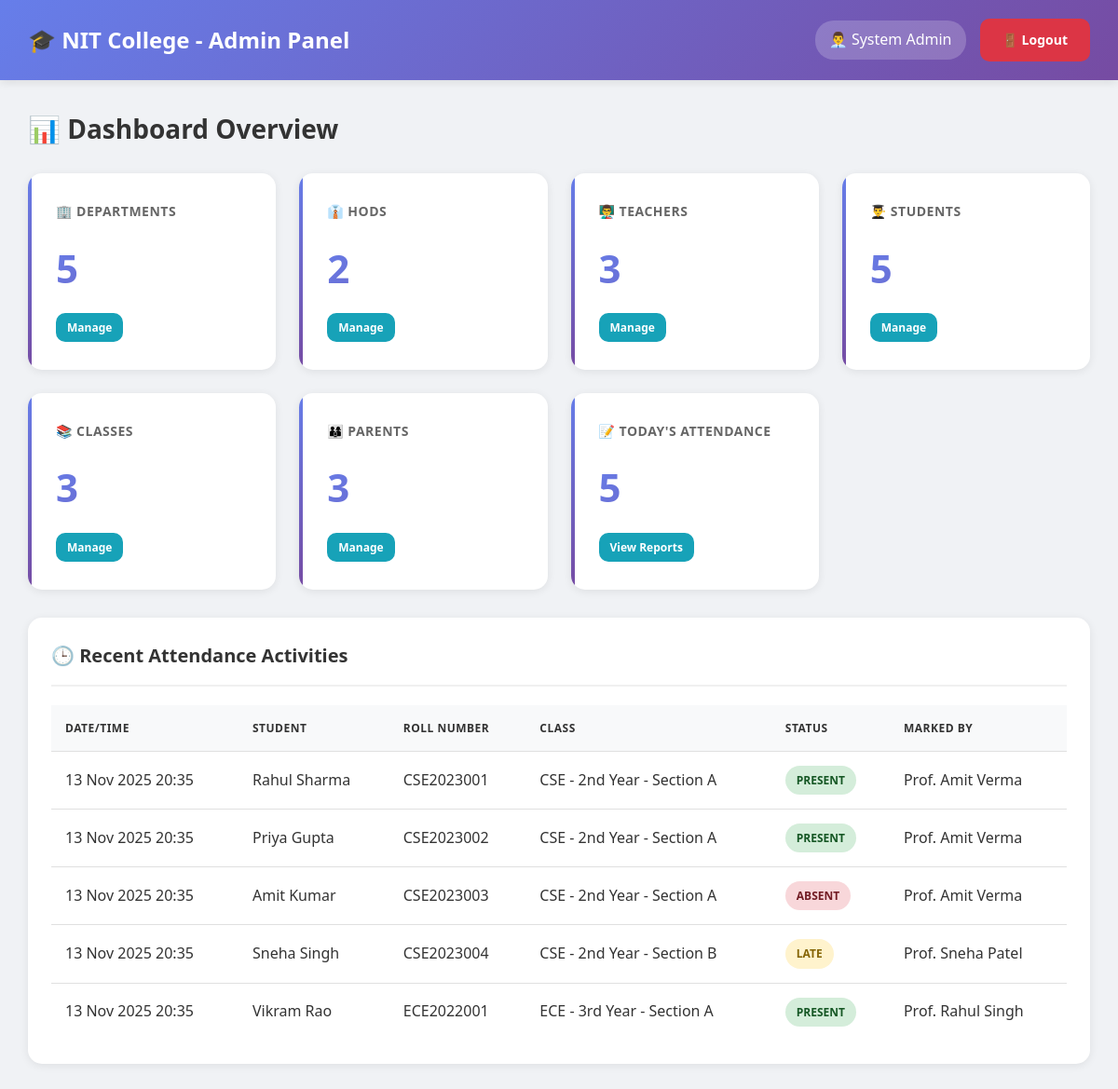
Page /nit_atttendance_system/admin/index.php (signed in) on the committed database.
### tables this page shows
CREATE TABLE users (
    id INT AUTO_INCREMENT PRIMARY KEY,
    username VARCHAR(50) UNIQUE NOT NULL,
    password VARCHAR(255) NOT NULL,
    full_name VARCHAR(100) NOT NULL,
    email VARCHAR(100) UNIQUE NOT NULL,
    phone VARCHAR(15),
    role ENUM('admin', 'hod', 'teacher') NOT NULL,
    department_id INT DEFAULT NULL,
    is_active TINYINT(1) DEFAULT 1,
    created_at TIMESTAMP DEFAULT CURRENT_TIMESTAMP,
    FOREIGN KEY (department_id) REFERENCES departments(id) ON DELETE SET NULL
);

CREATE TABLE student_attendance (
    id INT AUTO_INCREMENT PRIMARY KEY,
    student_id INT NOT NULL,
    class_id INT NOT NULL,
    attendance_date DATE NOT NULL,
    status ENUM('present', 'absent', 'late') NOT NULL,
    marked_by INT NOT NULL,
    remarks TEXT,
    marked_at TIMESTAMP DEFAULT CURRENT_TIMESTAMP,
    FOREIGN KEY (student_id) REFERENCES students(id) ON DELETE CASCADE,
    FOREIGN KEY (class_id) REFERENCES classes(id) ON DELETE CASCADE,
    FOREIGN KEY (marked_by) REFERENCES users(id) ON DELETE CASCADE,
    UNIQUE KEY unique_attendance (student_id, class_id, attendance_date)
);

CREATE TABLE students (
    id INT AUTO_INCREMENT PRIMARY KEY,
    roll_number VARCHAR(50) UNIQUE NOT NULL,
    full_name VARCHAR(100) NOT NULL,
    email VARCHAR(100) UNIQUE NOT NULL,
    phone VARCHAR(15),
    password VARCHAR(255) NOT NULL,
    department_id INT NOT NULL,
    class_id INT NOT NULL,
    year INT NOT NULL,
    semester INT NOT NULL,
    admission_year VARCHAR(10),
    is_active TINYINT(1) DEFAULT 1,
    created_at TIMESTAMP DEFAULT CURRENT_TIMESTAMP,
    FOREIGN KEY (department_id) REFERENCES departments(id) ON DELETE CASCADE,
    FOREIGN KEY (class_id) REFERENCES classes(id) ON DELETE CASCADE
);

CREATE TABLE classes (
    id INT AUTO_INCREMENT PRIMARY KEY,
    class_name VARCHAR(100) NOT NULL,
    department_id INT NOT NULL,
    year INT NOT NULL,
    section VARCHAR(10) NOT NULL,
    teacher_id INT NOT NULL,
    semester INT NOT NULL,
    academic_year VARCHAR(20) NOT NULL,
    created_at TIMESTAMP DEFAULT CURRENT_TIMESTAMP,
    FOREIGN KEY (department_id) REFERENCES departments(id) ON DELETE CASCADE,
    FOREIGN KEY (teacher_id) REFERENCES users(id) ON DELETE CASCADE,
    UNIQUE KEY unique_class (department_id, year, section, semester, academic_year)
);

### nit_atttendance_system/db.php (called while the page is built, shortened)
<?php
$conn = new mysqli(DB_HOST, DB_USER, DB_PASS, DB_NAME);
$conn->set_charset("utf8mb4");
$conn->query("SET time_zone = '+05:30'");
function isLoggedIn() {
    return isset($_SESSION['user_id']) && isset($_SESSION['role']);
}
function getCurrentUser() {
    global $conn;
    $user_id = $_SESSION['user_id'];
    $role = $_SESSION['role'];
    if ($role === 'student') {
        $query = "SELECT * FROM students WHERE id = ?";
    } elseif ($role === 'parent') {
        $query = "SELECT * FROM parents WHERE id = ?";
    } else {
        $query = "SELECT * FROM users WHERE id = ?";
    }
    $stmt = $conn->prepare($query);
    $stmt->bind_param("i", $user_id);
    $stmt->execute();
    $result = $stmt->get_result();
    return $result->fetch_assoc();
}
?>

### nit_atttendance_system/admin/index.php (the view, shortened to what this page needs)
<?php
require_once '../db.php';
$user = getCurrentUser();
$stats = [];
$result = $conn->query("SELECT COUNT(*) as count FROM departments");
$stats['departments'] = $result->fetch_assoc()['count'];
$result = $conn->query("SELECT COUNT(*) as count FROM users WHERE role = 'hod' AND is_active = 1");
$stats['hods'] = $result->fetch_assoc()['count'];
$result = $conn->query("SELECT COUNT(*) as count FROM users WHERE role = 'teacher' AND is_active = 1");
$stats['teachers'] = $result->fetch_assoc()['count'];
$result = $conn->query("SELECT COUNT(*) as count FROM students WHERE is_active = 1");
$stats['students'] = $result->fetch_assoc()['count'];
$result = $conn->query("SELECT COUNT(*) as count FROM classes");
$stats['classes'] = $result->fetch_assoc()['count'];
$result = $conn->query("SELECT COUNT(*) as count FROM parents");
$stats['parents'] = $result->fetch_assoc()['count'];
$result = $conn->query("SELECT COUNT(*) as count FROM student_attendance WHERE attendance_date = CURDATE()");
$stats['today_attendance'] = $result->fetch_assoc()['count'];
$recent_query = "SELECT sa.*, s.full_name as student_name, s.roll_number,
                 c.class_name, u.full_name as teacher_name
                 FROM student_attendance sa
                 JOIN students s ON sa.student_id = s.id
                 JOIN classes c ON sa.class_id = c.id
                 JOIN users u ON sa.marked_by = u.id
                 ORDER BY sa.marked_at DESC LIMIT 10";
$recent_activities = $conn->query($recent_query);
?>
<!DOCTYPE html>
<html lang="en">
<head>
    <link rel="stylesheet" href="../assets/style.css">
</head>
<body>
    <nav class="navbar">
        <div>
            <h1>🎓 NIT College - Admin Panel</h1>
        </div>
        <div class="user-info">
            <span>👨‍💼 <?php echo htmlspecialchars($user['full_name']); ?></span>
            <a href="../logout.php" class="btn btn-danger">🚪 Logout</a>
        </div>
    </nav>
    <div class="main-content">
        <h2>📊 Dashboard Overview</h2>
        <div class="stats-grid">
            <div class="stat-card">
                <h3>🏢 Departments</h3>
                <div class="stat-value"><?php echo $stats['departments']; ?></div>
                <a href="manage_departments.php" class="btn btn-info btn-sm">Manage</a>
            </div>
            <div class="stat-card">
                <h3>👔 HODs</h3>
                <div class="stat-value"><?php echo $stats['hods']; ?></div>
                <a href="manage_hod.php" class="btn btn-info btn-sm">Manage</a>
            </div>
            <div class="stat-card">
                <h3>👨‍🏫 Teachers</h3>
                <div class="stat-value"><?php echo $stats['teachers']; ?></div>
                <a href="manage_teachers.php" class="btn btn-info btn-sm">Manage</a>
            </div>
            <div class="stat-card">
                <h3>👨‍🎓 Students</h3>
                <div class="stat-value"><?php echo $stats['students']; ?></div>
                <a href="manage_students.php" class="btn btn-info btn-sm">Manage</a>
            </div>
            <div class="stat-card">
                <h3>📚 Classes</h3>
                <div class="stat-value"><?php echo $stats['classes']; ?></div>
                <a href="manage_classes.php" class="btn btn-info btn-sm">Manage</a>
            </div>
            <div class="stat-card">
                <h3>👨‍👩‍👦 Parents</h3>
                <div class="stat-value"><?php echo $stats['parents']; ?></div>
                <a href="manage_parents.php" class="btn btn-info btn-sm">Manage</a>
            </div>
            <div class="stat-card">
                <h3>📝 Today's Attendance</h3>
                <div class="stat-value"><?php echo $stats['today_attendance']; ?></div>
                <a href="view_attendance_reports.php" class="btn btn-info btn-sm">View Reports</a>
            </div>
        </div>
        <div class="table-container">
            <h3>🕒 Recent Attendance Activities</h3>
            <?php if ($recent_activities->num_rows > 0): ?>
                <table>
                    <thead>
                        <tr>
                            <th>Date/Time</th>
                            <th>Student</th>
                            <th>Roll Number</th>
                            <th>Class</th>
                            <th>Status</th>
                            <th>Marked By</th>
                        </tr>
                    </thead>
                    <tbody>
                        <?php while ($activity = $recent_activities->fetch_assoc()): ?>
                        <tr>
                            <td><?php echo date('d M Y H:i', strtotime($activity['marked_at'])); ?></td>
                            <td><?php echo htmlspecialchars($activity['student_name']); ?></td>
                            <td><?php echo htmlspecialchars($activity['roll_number']); ?></td>
                            <td><?php echo htmlspecialchars($activity['class_name']); ?></td>
                            <td>
                                <?php
                                $status_class = '';
                                if ($activity['status'] === 'present') $status_class = 'badge-success';
                                elseif ($activity['status'] === 'absent') $status_class = 'badge-danger';
                                else $status_class = 'badge-warning';
                                ?>
                                <span class="badge <?php echo $status_class; ?>">
                                    <?php echo strtoupper($activity['status']); ?>
                                </span>
                            </td>
                            <td><?php echo htmlspecialchars($activity['teacher_name']); ?></td>
                        </tr>
                        <?php endwhile; ?>
                    </tbody>
                </table>
            <?php else: ?>
                <div class="alert alert-info">No recent attendance activities</div>
            <?php endif; ?>
        </div>
    </div>
</body>
</html>

### nit_atttendance_system/assets/style.css (style rules this page uses)
* { margin: 0; padding: 0; box-sizing: border-box; }
body { font-family: 'Segoe UI', Tahoma, Geneva, Verdana, sans-serif; background: #f0f2f5; color: #333; line-height: 1.6; }
.btn { padding: 12px 24px; border: none; border-radius: 10px; font-size: 14px; font-weight: 600; cursor: pointer; transition: all 0.3s ease; text-decoration: none; display: inline-block; text-align: center; }
.btn-danger { background: #dc3545; color: white; }
.btn-info { background: #17a2b8; color: white; }
.btn-sm { padding: 6px 12px; font-size: 12px; }
.navbar { background: linear-gradient(135deg, #667eea 0%, #764ba2 100%); color: white; padding: 20px 30px; display: flex; justify-content: space-between; align-items: center; box-shadow: 0 2px 10px rgba(0, 0, 0, 0.1); position: sticky; top: 0; z-index: 100; }
.navbar h1 { font-size: 24px; font-weight: 600; }
.navbar .user-info { display: flex; align-items: center; gap: 15px; }
.navbar .user-info span { background: rgba(255, 255, 255, 0.2); padding: 8px 15px; border-radius: 20px; }
.main-content { padding: 30px; max-width: 1400px; margin: 0 auto; }
.main-content h2 { margin-bottom: 25px; color: #333; font-size: 28px; }
.main-content h3 { margin-bottom: 20px; color: #333; font-size: 20px; }
.stats-grid { display: grid; grid-template-columns: repeat(auto-fit, minmax(250px, 1fr)); gap: 25px; margin-bottom: 30px; }
.stat-card { background: white; padding: 30px; border-radius: 15px; box-shadow: 0 2px 10px rgba(0, 0, 0, 0.08); transition: all 0.3s ease; position: relative; overflow: hidden; }
.stat-card::before { content: ''; position: absolute; top: 0; left: 0; width: 4px; height: 100%; background: linear-gradient(135deg, #667eea 0%, #764ba2 100%); }
.stat-card h3 { font-size: 14px; color: #666; margin-bottom: 15px; text-transform: uppercase; letter-spacing: 0.5px; }
.stat-card .stat-value { font-size: 42px; font-weight: bold; background: linear-gradient(135deg, #667eea 0%, #764ba2 100%); -webkit-background-clip: text; -webkit-text-fill-color: transparent; background-clip: text; margin-bottom: 15px; }
.table-container { background: white; border-radius: 15px; padding: 25px; box-shadow: 0 2px 10px rgba(0, 0, 0, 0.08); overflow-x: auto; margin-bottom: 30px; }
.table-container h3 { margin-bottom: 20px; color: #333; font-size: 20px; padding-bottom: 15px; border-bottom: 2px solid #f0f0f0; }
table { width: 100%; border-collapse: collapse; }
table thead { background: #f8f9fa; }
table th, table td { padding: 15px; text-align: left; border-bottom: 1px solid #e0e0e0; }
table th { font-weight: 600; color: #333; text-transform: uppercase; font-size: 12px; letter-spacing: 0.5px; }
table tr:last-child td { border-bottom: none; }
.badge { padding: 6px 12px; border-radius: 20px; font-size: 12px; font-weight: 600; display: inline-block; }
.badge-success { background: #d4edda; color: #155724; }
.badge-danger { background: #f8d7da; color: #721c24; }
.badge-warning { background: #fff3cd; color: #856404; }

### rows in the picture
users: full_name "System Admin"
student_attendance: marked_at "13 Nov 2025 20:35", student.full_name "Rahul Sharma", student.roll_number "CSE2023001", class.class_name "CSE - 2nd Year - Section A", status "PRESENT", marked_by.full_name "Prof. Amit Verma"
student_attendance: marked_at "13 Nov 2025 20:35", student.full_name "Priya Gupta", student.roll_number "CSE2023002", class.class_name "CSE - 2nd Year - Section A", status "PRESENT", marked_by.full_name "Prof. Amit Verma"
student_attendance: marked_at "13 Nov 2025 20:35", student.full_name "Amit Kumar", student.roll_number "CSE2023003", class.class_name "CSE - 2nd Year - Section A", status "ABSENT", marked_by.full_name "Prof. Amit Verma"
student_attendance: marked_at "13 Nov 2025 20:35", student.full_name "Sneha Singh", student.roll_number "CSE2023004", class.class_name "CSE - 2nd Year - Section B", status "LATE", marked_by.full_name "Prof. Sneha Patel"
student_attendance: marked_at "13 Nov 2025 20:35", student.full_name "Vikram Rao", student.roll_number "ECE2022001", class.class_name "ECE - 3rd Year - Section A", status "PRESENT", marked_by.full_name "Prof. Rahul Singh"

### other values in the picture
$stats['departments'] "5"
$stats['hods'] "2"
$stats['teachers'] "3"
$stats['students'] "5"
$stats['classes'] "3"
$stats['parents'] "3"
$stats['today_attendance'] "5"
